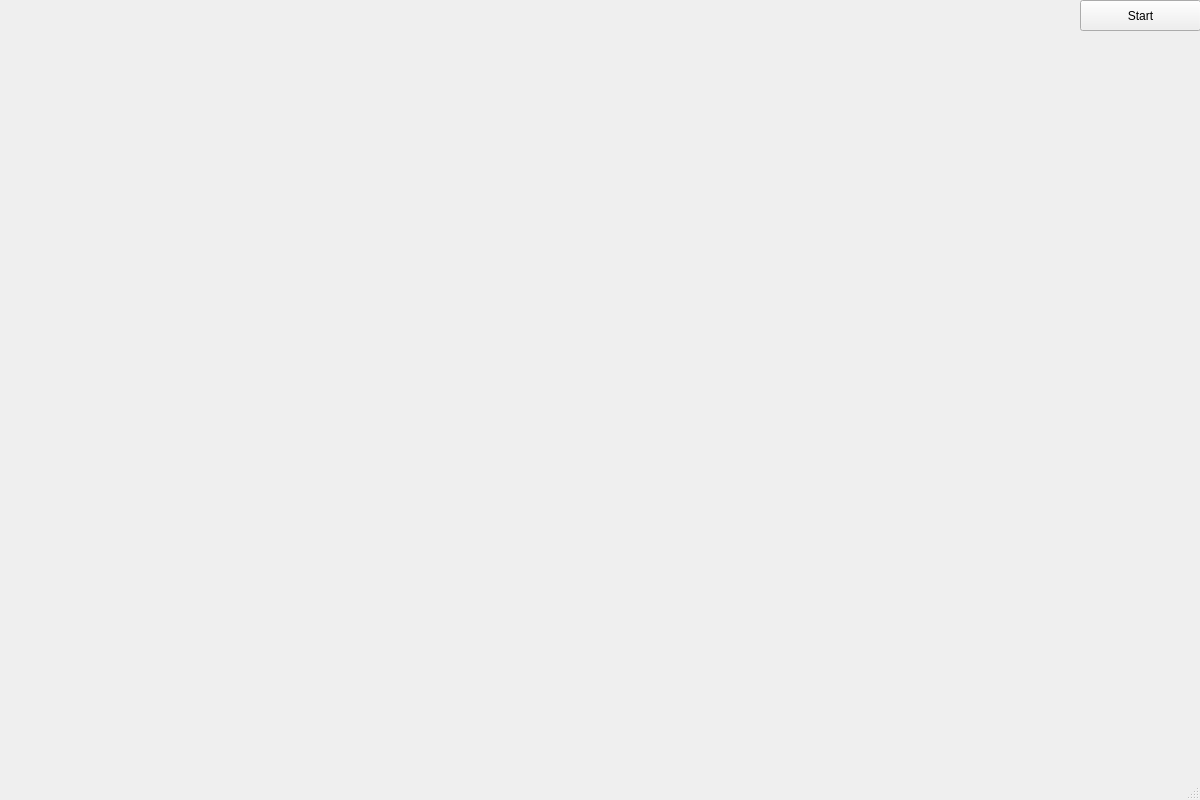
<?xml version="1.0" encoding="UTF-8"?>
<ui version="4.0">
 <class>MainWindow</class>
 <widget class="QMainWindow" name="MainWindow">
  <property name="geometry">
   <rect>
    <x>0</x>
    <y>0</y>
    <width>1200</width>
    <height>800</height>
   </rect>
  </property>
  <property name="minimumSize">
   <size>
    <width>1200</width>
    <height>800</height>
   </size>
  </property>
  <property name="maximumSize">
   <size>
    <width>1200</width>
    <height>800</height>
   </size>
  </property>
  <property name="windowTitle">
   <string>MainWindow</string>
  </property>
  <widget class="QWidget" name="centralwidget">
   <widget class="QPushButton" name="pushButton">
    <property name="geometry">
     <rect>
      <x>1080</x>
      <y>0</y>
      <width>121</width>
      <height>31</height>
     </rect>
    </property>
    <property name="focusPolicy">
     <enum>Qt::NoFocus</enum>
    </property>
    <property name="text">
     <string>Start</string>
    </property>
   </widget>
  </widget>
  <widget class="QMenuBar" name="menubar">
   <property name="geometry">
    <rect>
     <x>0</x>
     <y>0</y>
     <width>1200</width>
     <height>21</height>
    </rect>
   </property>
  </widget>
  <widget class="QStatusBar" name="statusbar"/>
 </widget>
 <resources/>
 <connections/>
</ui>
